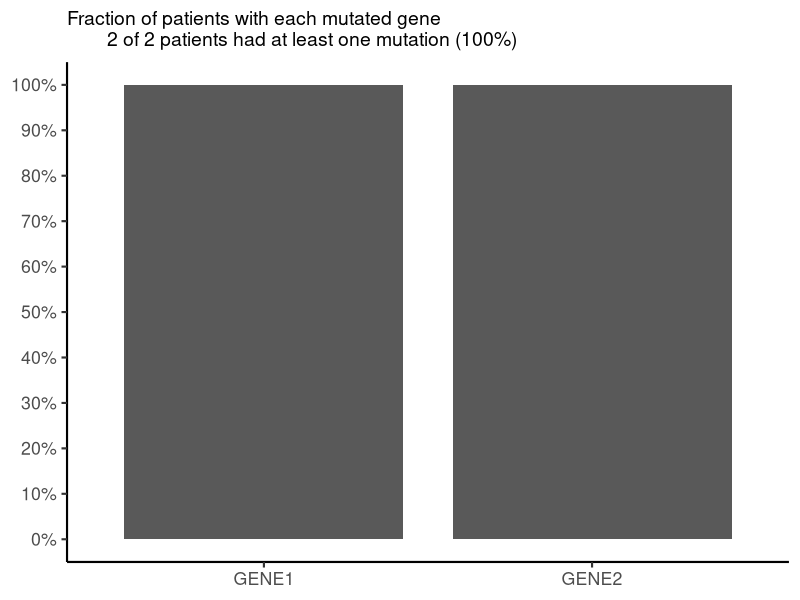
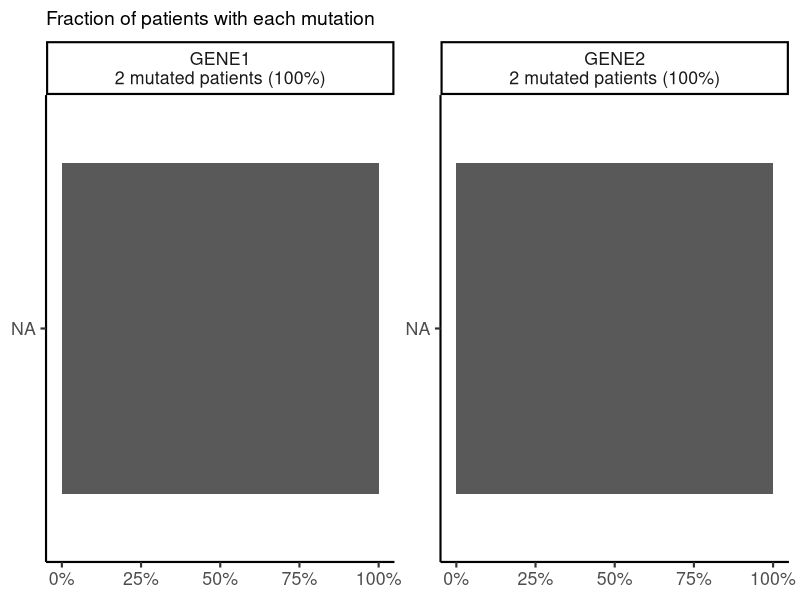
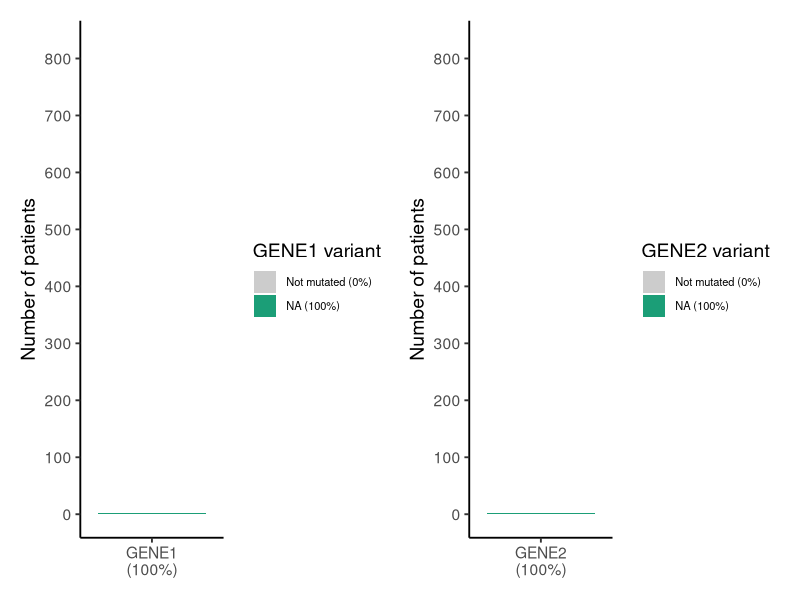

The R script that drew these images, in order:

# Script Summary
## Plotting mutations

library(tidyverse)
library(here)
library(patchwork)
theme_set(
  theme_classic(base_size = 16) +
    theme(plot.subtitle = element_text(size = 14))
)

# read mutation data -output from variant_filtering script
mutations <- readxl::read_excel(
  here("output/true_mutation_calls_tag_amp_seq_my_name.xlsx"),
  col_type = "text"
) %>% 
  mutate( #extract the variant and gene name - adapt depending on the format of variant description
    variant_gene = str_remove(VariantDescription, ":.*"),
    variant_name = str_extract(VariantDescription, "p\\.[A-Z]\\d+[A-Z]"),
    variant_name = str_remove(variant_name, fixed("p."))
  ) %>% 
  select( # reordering columns
    sample_id := Sample,
    variant_gene, variant_name, 
    variant_id := Variant,
    variant_description := VariantDescription,
    everything()
  )

# number of total patients (regardless of true mutations)
n_patients <- readxl::read_excel(
  here("output/mutation_calls_tag_amp_seq_my_name.xlsx"),
  col_type = "text"
) %>% 
  pull(Sample) %>%
  n_distinct()

total_mutated_patients <- n_distinct(mutations$sample_id)

n_real_mutations <- nrow(mutations)


# create output dir

dir.create("output/mutations-plots", showWarnings = FALSE)

## gene level
gene_level_summary <- mutations %>% 
  group_by(variant_gene) %>% 
  summarise(
    n_mutated_patients = n_distinct(sample_id),
    p_mutated_patients = n_mutated_patients / n_patients
  )
p1 <- gene_level_summary %>% 
  ggplot(aes(fct_reorder(variant_gene, -p_mutated_patients), p_mutated_patients)) +
  geom_col(width = .85) +
  geom_text(
    aes(
      label = paste0(
        round(p_mutated_patients*100, 1), "%\n(",
        n_mutated_patients, " patients)"
      ),
      y = p_mutated_patients + .125
    )
  ) +
  scale_y_continuous(labels = scales::percent, limits = c(0, 1), breaks = seq(0, 1, .1)) +
  labs(
    x = NULL,
    y = NULL,
    subtitle = paste0(
      "Fraction of patients with each mutated gene\n",
      "\t", total_mutated_patients, " of ", n_patients,
      " patients had at least one mutation (",
      round(100 * total_mutated_patients/n_patients, 1),
      "%)"
    )
  )

ggsave(
  here("output/mutations-plots/gene-frequency.png"),
  p1, width = 5.5, height = 4.5, dpi = 600
)

# protein level
variant_level_summary <- mutations %>% 
  group_by(variant_gene, variant_name) %>% 
  summarise(
    n_mutated_patients = n_distinct(sample_id),
    p_mutated_patients = n_mutated_patients / n_patients
  ) %>% 
  ungroup()
p2 <- variant_level_summary %>% 
  ggplot(aes(fct_reorder(variant_name, p_mutated_patients), p_mutated_patients)) +
  geom_col(width = .85) +
  facet_wrap(
    ~paste0(
      variant_gene, "\n",
      column_to_rownames(gene_level_summary, "variant_gene")[variant_gene, "n_mutated_patients"],
      " mutated patients (",
      round(
        100 * column_to_rownames(gene_level_summary, "variant_gene")[variant_gene, "p_mutated_patients"],
        1
      ),
      "%)"
    ),
    scales = "free_y"
  ) +
  scale_y_continuous(labels = scales::percent) +
  labs(
    x = NULL,
    y = NULL,
    subtitle = "Fraction of patients with each mutation"
  ) +
  coord_flip()

ggsave(
  here("output/mutations-plots/variant-frequency.png"),
  p2, width = 8, height = 11, dpi = 600
)

# plot 

plot_gene <- function(.gene) {
  .variants_summary <- variant_level_summary %>% 
    filter(variant_gene == .gene)
  .gene_n_mutated <- gene_level_summary %>% 
    filter(variant_gene == .gene) %>% 
    pull(p_mutated_patients)
  .gene_p_mutated <- gene_level_summary %>% 
    filter(variant_gene == .gene) %>% 
    pull(p_mutated_patients)
  
  # add not mutated 
  .plot_df <- .variants_summary %>% 
    add_row(
      variant_gene = .gene,
      variant_name = "Not mutated",
      n_mutated_patients = n_patients - .gene_n_mutated,
      p_mutated_patients = 1 - .gene_p_mutated
    ) %>%
    mutate(
      variant_gene = paste0(
        variant_gene,
        "\n(",
        round(.gene_p_mutated * 100, 1),
        "%)"
      ),
      variant_name = paste0(
        variant_name,
        " (",
        round(100 * p_mutated_patients, 1),
        "%)"
      ),
      variant_name = fct_reorder(variant_name, p_mutated_patients)
    )
  
  vars <- unique(.plot_df[["variant_name"]])
  n_vars <- length(vars)
  colors <- grDevices::colorRampPalette(
    RColorBrewer::brewer.pal(8, "Dark2")
  )(n_vars)
  names(colors) <- vars
  colors[str_detect(names(colors), "Not mutated")] <- "gray80"
  
  .plot_df %>% 
    ggplot(aes(variant_gene, n_mutated_patients, fill = variant_name)) +
    geom_col(position = position_stack(reverse = TRUE)) +
    scale_y_continuous(
      breaks = scales::pretty_breaks(10)
    ) +
    scale_fill_manual(
      values = colors
    ) +
    guides(
      fill = guide_legend(ncol = 1, reverse = TRUE)
    ) +
    coord_cartesian(ylim = c(0, 825)) +
    theme_classic(base_size = 14) +
    labs(
      x = NULL, y = "Number of patients",
      fill = paste0(.gene, " variant")
    ) +
    theme(legend.text = element_text(size = 8)) +
    guides(fill = guide_legend(ncol = 1 + as.numeric(n_vars > 10)))
}

gene_plots <- list()
for (.gene in unique(gene_level_summary$variant_gene)) {
  gene_plots[[.gene]] <- plot_gene(.gene)
}

ggsave(
  here("output/mutations-plots/stacked-barplot-by-variant-and-gene.png"),
  patchwork::wrap_plots(plotlist = gene_plots, nrow = 1),
  width = 16, height = 6
)